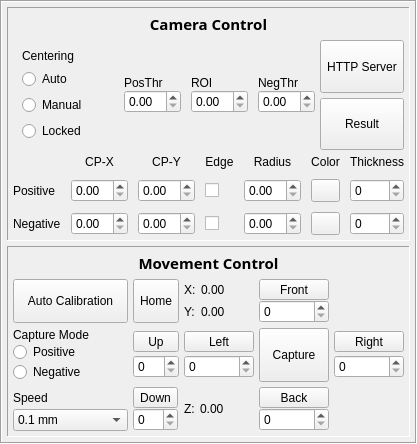
    <widget class="QFrame" name="frame_control">
     <property name="frameShape">
      <enum>QFrame::Shape::Box</enum>
     </property>
     <property name="frameShadow">
      <enum>QFrame::Shadow::Sunken</enum>
     </property>
     <layout class="QVBoxLayout" name="verticalLayout_2">
      <property name="spacing">
       <number>5</number>
      </property>
      <property name="leftMargin">
       <number>5</number>
      </property>
      <property name="topMargin">
       <number>5</number>
      </property>
      <property name="rightMargin">
       <number>5</number>
      </property>
      <property name="bottomMargin">
       <number>5</number>
      </property>
      <item>
       <widget class="QFrame" name="frame_ctrl_cam">
        <property name="frameShape">
         <enum>QFrame::Shape::Panel</enum>
        </property>
        <property name="frameShadow">
         <enum>QFrame::Shadow::Sunken</enum>
        </property>
        <layout class="QGridLayout" name="gridLayout_6">
         <property name="leftMargin">
          <number>5</number>
         </property>
         <property name="topMargin">
          <number>5</number>
         </property>
         <property name="rightMargin">
          <number>5</number>
         </property>
         <property name="bottomMargin">
          <number>5</number>
         </property>
         <property name="spacing">
          <number>5</number>
         </property>
         <item row="2" column="0" rowspan="2" colspan="5">
          <widget class="QWidget" name="ctrl_cam_1" native="true">
           <layout class="QHBoxLayout" name="horizontalLayout_2">
            <property name="spacing">
             <number>10</number>
            </property>
            <property name="leftMargin">
             <number>0</number>
            </property>
            <property name="topMargin">
             <number>0</number>
            </property>
            <property name="rightMargin">
             <number>0</number>
            </property>
            <property name="bottomMargin">
             <number>0</number>
            </property>
            <item>
             <widget class="QWidget" name="cam_centering" native="true">
              <property name="sizePolicy">
               <sizepolicy hsizetype="Minimum" vsizetype="Preferred">
                <horstretch>0</horstretch>
                <verstretch>0</verstretch>
               </sizepolicy>
              </property>
              <layout class="QVBoxLayout" name="verticalLayout_3">
               <item>
                <widget class="QLabel" name="label_centering">
                 <property name="text">
                  <string>Centering</string>
                 </property>
                </widget>
               </item>
               <item>
                <widget class="QRadioButton" name="rb_cam_auto">
                 <property name="text">
                  <string>Auto</string>
                 </property>
                </widget>
               </item>
               <item>
                <widget class="QRadioButton" name="rb_cam_manual">
                 <property name="sizePolicy">
                  <sizepolicy hsizetype="Minimum" vsizetype="Fixed">
                   <horstretch>0</horstretch>
                   <verstretch>0</verstretch>
                  </sizepolicy>
                 </property>
                 <property name="text">
                  <string>Manual</string>
                 </property>
                </widget>
               </item>
               <item>
                <widget class="QRadioButton" name="rb_cam_locked">
                 <property name="text">
                  <string>Locked</string>
                 </property>
                </widget>
               </item>
              </layout>
             </widget>
            </item>
            <item>
             <widget class="QWidget" name="cam_posthr" native="true">
              <property name="sizePolicy">
               <sizepolicy hsizetype="Maximum" vsizetype="Maximum">
                <horstretch>0</horstretch>
                <verstretch>0</verstretch>
               </sizepolicy>
              </property>
              <layout class="QVBoxLayout" name="verticalLayout_12">
               <property name="spacing">
                <number>0</number>
               </property>
               <property name="leftMargin">
                <number>0</number>
               </property>
               <property name="topMargin">
                <number>0</number>
               </property>
               <property name="rightMargin">
                <number>0</number>
               </property>
               <property name="bottomMargin">
                <number>0</number>
               </property>
               <item>
                <widget class="QLabel" name="label_posthr">
                 <property name="text">
                  <string>PosThr</string>
                 </property>
                </widget>
               </item>
               <item>
                <widget class="QDoubleSpinBox" name="sb_posthr"/>
               </item>
              </layout>
             </widget>
            </item>
            <item>
             <widget class="QWidget" name="cam_roi" native="true">
              <property name="sizePolicy">
               <sizepolicy hsizetype="Maximum" vsizetype="Maximum">
                <horstretch>0</horstretch>
                <verstretch>0</verstretch>
               </sizepolicy>
              </property>
              <layout class="QVBoxLayout" name="verticalLayout_13">
               <property name="spacing">
                <number>0</number>
               </property>
               <property name="leftMargin">
                <number>0</number>
               </property>
               <property name="topMargin">
                <number>0</number>
               </property>
               <property name="rightMargin">
                <number>0</number>
               </property>
               <property name="bottomMargin">
                <number>0</number>
               </property>
               <item>
                <widget class="QLabel" name="label_roi">
                 <property name="text">
                  <string>ROI</string>
                 </property>
                </widget>
               </item>
               <item>
                <widget class="QDoubleSpinBox" name="sb_roi"/>
               </item>
              </layout>
             </widget>
            </item>
            <item>
             <widget class="QWidget" name="cam_negthr" native="true">
              <property name="sizePolicy">
               <sizepolicy hsizetype="Maximum" vsizetype="Maximum">
                <horstretch>0</horstretch>
                <verstretch>0</verstretch>
               </sizepolicy>
              </property>
              <layout class="QVBoxLayout" name="verticalLayout_14">
               <property name="spacing">
                <number>0</number>
               </property>
               <property name="leftMargin">
                <number>0</number>
               </property>
               <property name="topMargin">
                <number>0</number>
               </property>
               <property name="rightMargin">
                <number>0</number>
               </property>
               <property name="bottomMargin">
                <number>0</number>
               </property>
               <item>
                <widget class="QLabel" name="label_negthr">
                 <property name="text">
                  <string>NegThr</string>
                 </property>
                </widget>
               </item>
               <item>
                <widget class="QDoubleSpinBox" name="sb_negthr"/>
               </item>
              </layout>
             </widget>
            </item>
           </layout>
          </widget>
         </item>
         <item row="5" column="0" colspan="6">
          <widget class="QWidget" name="ctrl_cam_2" native="true">
           <layout class="QGridLayout" name="gridLayout_7">
            <property name="leftMargin">
             <number>0</number>
            </property>
            <property name="topMargin">
             <number>0</number>
            </property>
            <property name="rightMargin">
             <number>0</number>
            </property>
            <property name="bottomMargin">
             <number>0</number>
            </property>
            <property name="spacing">
             <number>10</number>
            </property>
            <item row="1" column="2">
             <widget class="QDoubleSpinBox" name="sb_pos_cpY"/>
            </item>
            <item row="0" column="1">
             <widget class="QLabel" name="label_cpX">
              <property name="text">
               <string>CP-X</string>
              </property>
              <property name="alignment">
               <set>Qt::AlignmentFlag::AlignCenter</set>
              </property>
             </widget>
            </item>
            <item row="1" column="0">
             <widget class="QLabel" name="label_cam_pos">
              <property name="text">
               <string>Positive</string>
              </property>
             </widget>
            </item>
            <item row="0" column="4">
             <widget class="QLabel" name="label_radius">
              <property name="text">
               <string>Radius</string>
              </property>
              <property name="alignment">
               <set>Qt::AlignmentFlag::AlignCenter</set>
              </property>
             </widget>
            </item>
            <item row="1" column="6">
             <widget class="QSpinBox" name="sb_pos_thickness"/>
            </item>
            <item row="0" column="2">
             <widget class="QLabel" name="label_cpY">
              <property name="text">
               <string>CP-Y</string>
              </property>
              <property name="alignment">
               <set>Qt::AlignmentFlag::AlignCenter</set>
              </property>
             </widget>
            </item>
            <item row="1" column="3">
             <widget class="QCheckBox" name="cb_pos_edge">
              <property name="sizePolicy">
               <sizepolicy hsizetype="Minimum" vsizetype="Fixed">
                <horstretch>0</horstretch>
                <verstretch>0</verstretch>
               </sizepolicy>
              </property>
              <property name="text">
               <string/>
              </property>
              <property name="tristate">
               <bool>false</bool>
              </property>
             </widget>
            </item>
            <item row="1" column="5">
             <widget class="QToolButton" name="btn_pos_color">
              <property name="sizePolicy">
               <sizepolicy hsizetype="Minimum" vsizetype="Fixed">
                <horstretch>0</horstretch>
                <verstretch>0</verstretch>
               </sizepolicy>
              </property>
              <property name="text">
               <string/>
              </property>
             </widget>
            </item>
            <item row="0" column="6">
             <widget class="QLabel" name="label_thickness">
              <property name="text">
               <string>Thickness</string>
              </property>
              <property name="alignment">
               <set>Qt::AlignmentFlag::AlignCenter</set>
              </property>
             </widget>
            </item>
            <item row="2" column="0">
             <widget class="QLabel" name="label_cam_neg">
              <property name="text">
               <string>Negative</string>
              </property>
             </widget>
            </item>
            <item row="2" column="5">
             <widget class="QToolButton" name="btn_neg_color">
              <property name="sizePolicy">
               <sizepolicy hsizetype="Minimum" vsizetype="Fixed">
                <horstretch>0</horstretch>
                <verstretch>0</verstretch>
               </sizepolicy>
              </property>
              <property name="text">
               <string/>
              </property>
             </widget>
            </item>
            <item row="2" column="3">
             <widget class="QCheckBox" name="cb_neg_edge">
              <property name="text">
               <string/>
              </property>
             </widget>
            </item>
            <item row="2" column="2">
             <widget class="QDoubleSpinBox" name="sb_neg_cpY"/>
            </item>
            <item row="2" column="6">
             <widget class="QSpinBox" name="sb_neg_thickness"/>
            </item>
            <item row="1" column="1">
             <widget class="QDoubleSpinBox" name="sb_pos_cpX"/>
            </item>
            <item row="2" column="4">
             <widget class="QDoubleSpinBox" name="sb_neg_radius"/>
            </item>
            <item row="2" column="1">
             <widget class="QDoubleSpinBox" name="sb_neg_cpX"/>
            </item>
            <item row="0" column="3">
             <widget class="QLabel" name="label_edge">
              <property name="text">
               <string>Edge</string>
              </property>
              <property name="alignment">
               <set>Qt::AlignmentFlag::AlignCenter</set>
              </property>
             </widget>
            </item>
            <item row="0" column="5">
             <widget class="QLabel" name="label_color">
              <property name="text">
               <string>Color</string>
              </property>
              <property name="alignment">
               <set>Qt::AlignmentFlag::AlignCenter</set>
              </property>
             </widget>
            </item>
            <item row="1" column="4">
             <widget class="QDoubleSpinBox" name="sb_pos_radius"/>
            </item>
           </layout>
          </widget>
         </item>
         <item row="3" column="5">
          <widget class="QPushButton" name="btn_result">
           <property name="sizePolicy">
            <sizepolicy hsizetype="Minimum" vsizetype="Minimum">
             <horstretch>0</horstretch>
             <verstretch>0</verstretch>
            </sizepolicy>
           </property>
           <property name="acceptDrops">
            <bool>false</bool>
           </property>
           <property name="autoFillBackground">
            <bool>false</bool>
           </property>
           <property name="text">
            <string>Result</string>
           </property>
           <property name="autoDefault">
            <bool>false</bool>
           </property>
           <property name="default">
            <bool>false</bool>
           </property>
           <property name="flat">
            <bool>false</bool>
           </property>
          </widget>
         </item>
         <item row="0" column="0" colspan="6">
          <widget class="QLabel" name="label_ctrl_cam">
           <property name="font">
            <font>
             <family>Noto Sans</family>
             <pointsize>11</pointsize>
             <bold>true</bold>
            </font>
           </property>
           <property name="text">
            <string>Camera Control</string>
           </property>
           <property name="alignment">
            <set>Qt::AlignmentFlag::AlignCenter</set>
           </property>
          </widget>
         </item>
         <item row="2" column="5">
          <widget class="QToolButton" name="btn_http">
           <property name="sizePolicy">
            <sizepolicy hsizetype="Minimum" vsizetype="Minimum">
             <horstretch>0</horstretch>
             <verstretch>0</verstretch>
            </sizepolicy>
           </property>
           <property name="text">
            <string>HTTP Server</string>
           </property>
          </widget>
         </item>
        </layout>
       </widget>
      </item>
      <item>
       <widget class="QFrame" name="frame_ctrl_mov">
        <property name="sizePolicy">
         <sizepolicy hsizetype="Minimum" vsizetype="Maximum">
          <horstretch>0</horstretch>
          <verstretch>0</verstretch>
         </sizepolicy>
        </property>
        <property name="frameShape">
         <enum>QFrame::Shape::Panel</enum>
        </property>
        <property name="frameShadow">
         <enum>QFrame::Shadow::Sunken</enum>
        </property>
        <layout class="QGridLayout" name="gridLayout_2">
         <property name="sizeConstraint">
          <enum>QLayout::SizeConstraint::SetDefaultConstraint</enum>
         </property>
         <property name="leftMargin">
          <number>5</number>
         </property>
         <property name="topMargin">
          <number>5</number>
         </property>
         <property name="rightMargin">
          <number>5</number>
         </property>
         <property name="bottomMargin">
          <number>5</number>
         </property>
         <property name="spacing">
          <number>5</number>
         </property>
         <item row="2" column="5">
          <widget class="QWidget" name="ctrl_mov_right" native="true">
           <property name="sizePolicy">
            <sizepolicy hsizetype="Maximum" vsizetype="Minimum">
             <horstretch>0</horstretch>
             <verstretch>0</verstretch>
            </sizepolicy>
           </property>
           <property name="minimumSize">
            <size>
             <width>70</width>
             <height>0</height>
            </size>
           </property>
           <layout class="QVBoxLayout" name="verticalLayout_4">
            <property name="spacing">
             <number>0</number>
            </property>
            <property name="leftMargin">
             <number>0</number>
            </property>
            <property name="topMargin">
             <number>0</number>
            </property>
            <property name="rightMargin">
             <number>0</number>
            </property>
            <property name="bottomMargin">
             <number>0</number>
            </property>
            <item>
             <widget class="QToolButton" name="btn_mov_right">
              <property name="sizePolicy">
               <sizepolicy hsizetype="Minimum" vsizetype="Maximum">
                <horstretch>0</horstretch>
                <verstretch>0</verstretch>
               </sizepolicy>
              </property>
              <property name="text">
               <string>Right</string>
              </property>
             </widget>
            </item>
            <item>
             <widget class="QSpinBox" name="sb_mov_right"/>
            </item>
           </layout>
          </widget>
         </item>
         <item row="4" column="4">
          <widget class="QWidget" name="ctrl_mov_back" native="true">
           <property name="sizePolicy">
            <sizepolicy hsizetype="Maximum" vsizetype="Preferred">
             <horstretch>0</horstretch>
             <verstretch>0</verstretch>
            </sizepolicy>
           </property>
           <property name="minimumSize">
            <size>
             <width>70</width>
             <height>0</height>
            </size>
           </property>
           <layout class="QVBoxLayout" name="verticalLayout_7">
            <property name="spacing">
             <number>0</number>
            </property>
            <property name="leftMargin">
             <number>0</number>
            </property>
            <property name="topMargin">
             <number>0</number>
            </property>
            <property name="rightMargin">
             <number>0</number>
            </property>
            <property name="bottomMargin">
             <number>0</number>
            </property>
            <item>
             <widget class="QToolButton" name="btn_mov_back">
              <property name="sizePolicy">
               <sizepolicy hsizetype="Minimum" vsizetype="Fixed">
                <horstretch>0</horstretch>
                <verstretch>0</verstretch>
               </sizepolicy>
              </property>
              <property name="text">
               <string>Back</string>
              </property>
             </widget>
            </item>
            <item>
             <widget class="QSpinBox" name="sb_mov_back"/>
            </item>
           </layout>
          </widget>
         </item>
         <item row="1" column="4">
          <widget class="QWidget" name="ctrl_mov_front" native="true">
           <property name="sizePolicy">
            <sizepolicy hsizetype="Preferred" vsizetype="Minimum">
             <horstretch>0</horstretch>
             <verstretch>0</verstretch>
            </sizepolicy>
           </property>
           <property name="minimumSize">
            <size>
             <width>70</width>
             <height>0</height>
            </size>
           </property>
           <layout class="QVBoxLayout" name="verticalLayout_6">
            <property name="spacing">
             <number>0</number>
            </property>
            <property name="leftMargin">
             <number>0</number>
            </property>
            <property name="topMargin">
             <number>0</number>
            </property>
            <property name="rightMargin">
             <number>0</number>
            </property>
            <property name="bottomMargin">
             <number>0</number>
            </property>
            <item>
             <widget class="QToolButton" name="btn_mov_front">
              <property name="sizePolicy">
               <sizepolicy hsizetype="Minimum" vsizetype="Minimum">
                <horstretch>0</horstretch>
                <verstretch>0</verstretch>
               </sizepolicy>
              </property>
              <property name="text">
               <string>Front</string>
              </property>
              <property name="arrowType">
               <enum>Qt::ArrowType::NoArrow</enum>
              </property>
             </widget>
            </item>
            <item>
             <widget class="QSpinBox" name="sb_mov_front"/>
            </item>
           </layout>
          </widget>
         </item>
         <item row="0" column="1" colspan="5">
          <widget class="QLabel" name="label_ctrl_mov">
           <property name="font">
            <font>
             <family>Noto Sans</family>
             <pointsize>11</pointsize>
             <bold>true</bold>
            </font>
           </property>
           <property name="text">
            <string>Movement Control</string>
           </property>
           <property name="alignment">
            <set>Qt::AlignmentFlag::AlignCenter</set>
           </property>
          </widget>
         </item>
         <item row="2" column="1">
          <widget class="QWidget" name="ctrl_capture" native="true">
           <layout class="QVBoxLayout" name="verticalLayout_10">
            <property name="spacing">
             <number>0</number>
            </property>
            <property name="leftMargin">
             <number>0</number>
            </property>
            <property name="topMargin">
             <number>0</number>
            </property>
            <property name="rightMargin">
             <number>0</number>
            </property>
            <property name="bottomMargin">
             <number>0</number>
            </property>
            <item>
             <widget class="QLabel" name="label_capture">
              <property name="text">
               <string>Capture Mode</string>
              </property>
             </widget>
            </item>
            <item>
             <widget class="QRadioButton" name="rb_capture_neg">
              <property name="text">
               <string>Positive</string>
              </property>
             </widget>
            </item>
            <item>
             <widget class="QRadioButton" name="rb_capture_pos">
              <property name="text">
               <string>Negative</string>
              </property>
             </widget>
            </item>
           </layout>
          </widget>
         </item>
         <item row="1" column="3">
          <widget class="QWidget" name="axis_information" native="true">
           <layout class="QGridLayout" name="gridLayout_3">
            <property name="leftMargin">
             <number>0</number>
            </property>
            <property name="topMargin">
             <number>0</number>
            </property>
            <property name="rightMargin">
             <number>0</number>
            </property>
            <property name="bottomMargin">
             <number>0</number>
            </property>
            <property name="horizontalSpacing">
             <number>5</number>
            </property>
            <property name="verticalSpacing">
             <number>0</number>
            </property>
            <item row="0" column="1">
             <widget class="QLabel" name="axis_x">
              <property name="text">
               <string>0.00</string>
              </property>
             </widget>
            </item>
            <item row="1" column="0">
             <widget class="QLabel" name="label_y">
              <property name="sizePolicy">
               <sizepolicy hsizetype="Maximum" vsizetype="Preferred">
                <horstretch>0</horstretch>
                <verstretch>0</verstretch>
               </sizepolicy>
              </property>
              <property name="text">
               <string>Y:</string>
              </property>
             </widget>
            </item>
            <item row="1" column="1">
             <widget class="QLabel" name="axis_y">
              <property name="text">
               <string>0.00</string>
              </property>
             </widget>
            </item>
            <item row="0" column="0">
             <widget class="QLabel" name="label_x">
              <property name="sizePolicy">
               <sizepolicy hsizetype="Maximum" vsizetype="Preferred">
                <horstretch>0</horstretch>
                <verstretch>0</verstretch>
               </sizepolicy>
              </property>
              <property name="text">
               <string>X:</string>
              </property>
             </widget>
            </item>
           </layout>
          </widget>
         </item>
         <item row="4" column="2">
          <widget class="QWidget" name="ctrl_mov_down" native="true">
           <property name="sizePolicy">
            <sizepolicy hsizetype="Maximum" vsizetype="Preferred">
             <horstretch>0</horstretch>
             <verstretch>0</verstretch>
            </sizepolicy>
           </property>
           <layout class="QVBoxLayout" name="verticalLayout_8">
            <property name="spacing">
             <number>0</number>
            </property>
            <property name="leftMargin">
             <number>0</number>
            </property>
            <property name="topMargin">
             <number>0</number>
            </property>
            <property name="rightMargin">
             <number>0</number>
            </property>
            <property name="bottomMargin">
             <number>0</number>
            </property>
            <item>
             <widget class="QToolButton" name="btn_mov_down">
              <property name="sizePolicy">
               <sizepolicy hsizetype="Minimum" vsizetype="Fixed">
                <horstretch>0</horstretch>
                <verstretch>0</verstretch>
               </sizepolicy>
              </property>
              <property name="text">
               <string>Down</string>
              </property>
             </widget>
            </item>
            <item>
             <widget class="QSpinBox" name="sb_mov_down"/>
            </item>
           </layout>
          </widget>
         </item>
         <item row="1" column="2">
          <widget class="QToolButton" name="btn_mov_home">
           <property name="sizePolicy">
            <sizepolicy hsizetype="Minimum" vsizetype="Minimum">
             <horstretch>0</horstretch>
             <verstretch>0</verstretch>
            </sizepolicy>
           </property>
           <property name="text">
            <string>Home</string>
           </property>
           <property name="toolButtonStyle">
            <enum>Qt::ToolButtonStyle::ToolButtonTextUnderIcon</enum>
           </property>
          </widget>
         </item>
         <item row="2" column="4">
          <widget class="QToolButton" name="btn_capture">
           <property name="sizePolicy">
            <sizepolicy hsizetype="Minimum" vsizetype="Minimum">
             <horstretch>0</horstretch>
             <verstretch>0</verstretch>
            </sizepolicy>
           </property>
           <property name="text">
            <string>Capture</string>
           </property>
          </widget>
         </item>
         <item row="2" column="3">
          <widget class="QWidget" name="ctrl_mov_left" native="true">
           <property name="sizePolicy">
            <sizepolicy hsizetype="Maximum" vsizetype="Minimum">
             <horstretch>0</horstretch>
             <verstretch>0</verstretch>
            </sizepolicy>
           </property>
           <property name="minimumSize">
            <size>
             <width>70</width>
             <height>0</height>
            </size>
           </property>
           <layout class="QVBoxLayout" name="verticalLayout_5">
            <property name="spacing">
             <number>0</number>
            </property>
            <property name="leftMargin">
             <number>0</number>
            </property>
            <property name="topMargin">
             <number>0</number>
            </property>
            <property name="rightMargin">
             <number>0</number>
            </property>
            <property name="bottomMargin">
             <number>0</number>
            </property>
            <item>
             <widget class="QToolButton" name="btn_mov_left">
              <property name="sizePolicy">
               <sizepolicy hsizetype="Minimum" vsizetype="Maximum">
                <horstretch>0</horstretch>
                <verstretch>0</verstretch>
               </sizepolicy>
              </property>
              <property name="text">
               <string>Left</string>
              </property>
             </widget>
            </item>
            <item>
             <widget class="QSpinBox" name="sb_mov_left"/>
            </item>
           </layout>
          </widget>
         </item>
         <item row="2" column="2">
          <widget class="QWidget" name="ctrl_mov_up" native="true">
           <property name="sizePolicy">
            <sizepolicy hsizetype="Preferred" vsizetype="Minimum">
             <horstretch>0</horstretch>
             <verstretch>0</verstretch>
            </sizepolicy>
           </property>
           <layout class="QVBoxLayout" name="verticalLayout_9">
            <property name="spacing">
             <number>0</number>
            </property>
            <property name="leftMargin">
             <number>0</number>
            </property>
            <property name="topMargin">
             <number>0</number>
            </property>
            <property name="rightMargin">
             <number>0</number>
            </property>
            <property name="bottomMargin">
             <number>0</number>
            </property>
            <item>
             <widget class="QToolButton" name="btn_mov_up">
              <property name="sizePolicy">
               <sizepolicy hsizetype="Minimum" vsizetype="Fixed">
                <horstretch>0</horstretch>
                <verstretch>0</verstretch>
               </sizepolicy>
              </property>
              <property name="text">
               <string>Up</string>
              </property>
             </widget>
            </item>
            <item>
             <widget class="QSpinBox" name="sb_mov_up"/>
            </item>
           </layout>
          </widget>
         </item>
         <item row="4" column="1">
          <widget class="QWidget" name="ctrl_speed" native="true">
           <layout class="QVBoxLayout" name="verticalLayout_11">
            <property name="spacing">
             <number>0</number>
            </property>
            <property name="leftMargin">
             <number>0</number>
            </property>
            <property name="topMargin">
             <number>0</number>
            </property>
            <property name="rightMargin">
             <number>0</number>
            </property>
            <property name="bottomMargin">
             <number>0</number>
            </property>
            <item>
             <widget class="QLabel" name="label_speed">
              <property name="text">
               <string>Speed</string>
              </property>
             </widget>
            </item>
            <item>
             <widget class="QComboBox" name="cb_speed">
              <item>
               <property name="text">
                <string>0.1 mm</string>
               </property>
              </item>
              <item>
               <property name="text">
                <string>1 mm</string>
               </property>
              </item>
              <item>
               <property name="text">
                <string>10 mm</string>
               </property>
              </item>
             </widget>
            </item>
           </layout>
          </widget>
         </item>
         <item row="1" column="1">
          <widget class="QToolButton" name="btn_autocalib">
           <property name="sizePolicy">
            <sizepolicy hsizetype="Minimum" vsizetype="Minimum">
             <horstretch>0</horstretch>
             <verstretch>0</verstretch>
            </sizepolicy>
           </property>
           <property name="text">
            <string>Auto Calibration</string>
           </property>
          </widget>
         </item>
         <item row="4" column="3">
          <widget class="QWidget" name="axis_information_2" native="true">
           <layout class="QGridLayout" name="gridLayout_12">
            <property name="leftMargin">
             <number>0</number>
            </property>
            <property name="topMargin">
             <number>0</number>
            </property>
            <property name="rightMargin">
             <number>0</number>
            </property>
            <property name="bottomMargin">
             <number>0</number>
            </property>
            <property name="horizontalSpacing">
             <number>5</number>
            </property>
            <property name="verticalSpacing">
             <number>0</number>
            </property>
            <item row="0" column="0">
             <widget class="QLabel" name="label_z">
              <property name="sizePolicy">
               <sizepolicy hsizetype="Maximum" vsizetype="Preferred">
                <horstretch>0</horstretch>
                <verstretch>0</verstretch>
               </sizepolicy>
              </property>
              <property name="text">
               <string>Z:</string>
              </property>
             </widget>
            </item>
            <item row="0" column="1">
             <widget class="QLabel" name="axis_z">
              <property name="text">
               <string>0.00</string>
              </property>
             </widget>
            </item>
           </layout>
          </widget>
         </item>
        </layout>
       </widget>
      </item>
     </layout>
    </widget>
